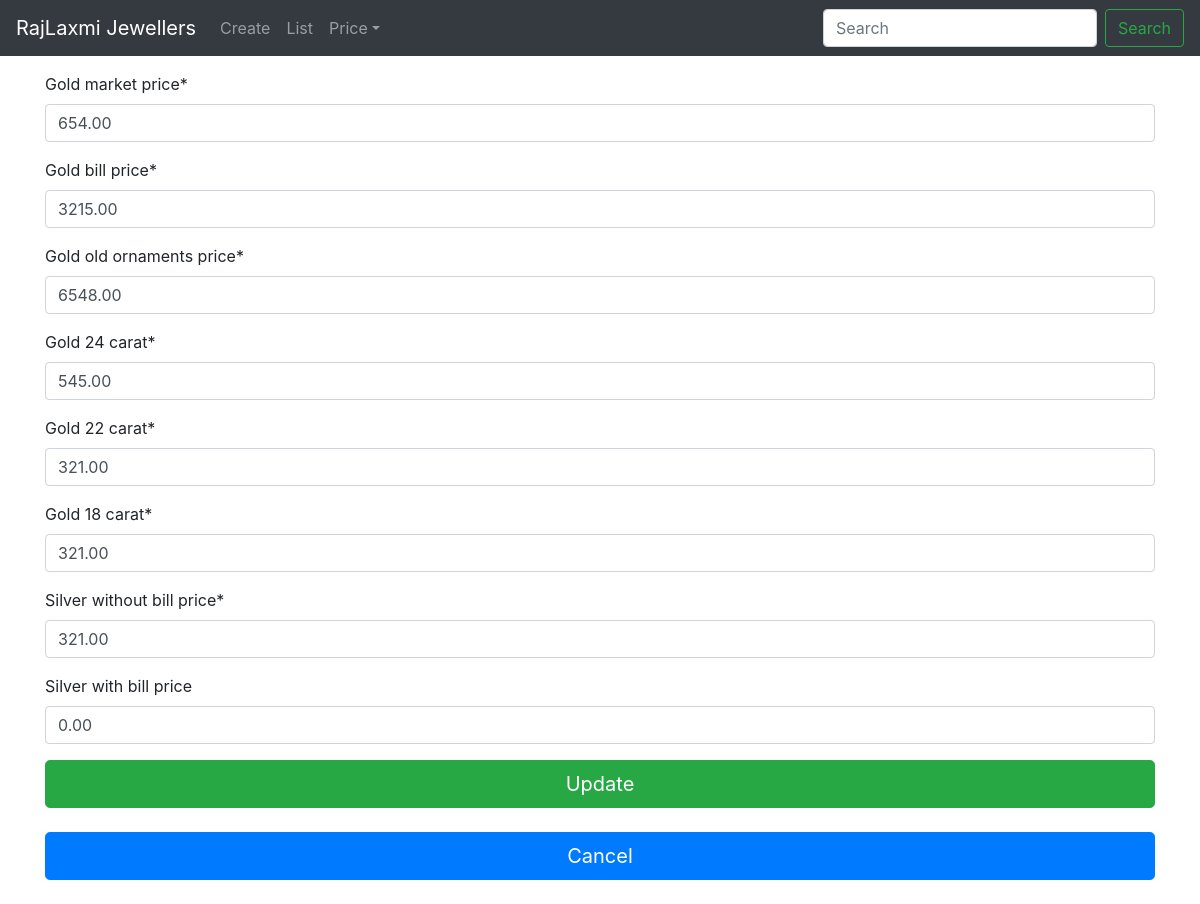
/price/update/1/, run on the app's committed database.
### price/models.py (models this page shows, shortened)
class Price(models.Model):
	gold_market_price = models.DecimalField(max_digits=21, decimal_places=2)
	gold_bill_price = models.DecimalField(max_digits=21, decimal_places=2)
	gold_old_ornaments_price = models.DecimalField(max_digits=21, decimal_places=2)
	gold_24_carat = models.DecimalField(max_digits=21, decimal_places=2)
	gold_22_carat = models.DecimalField(max_digits=21, decimal_places=2)
	gold_18_carat = models.DecimalField(max_digits=21, decimal_places=2)
	silver_without_bill_price = models.DecimalField(max_digits=21, decimal_places=2)
	silver_with_bill_price = models.DecimalField(null=True, blank=True,
												max_digits=21, decimal_places=2,
												default=0.00)
	date_added = models.DateTimeField(auto_now_add=True)

### price/views.py (the view)
# urls.py: path("update/<int:pk>/", UpdatePriceView.as_view(), name="price-update"),
class UpdatePriceView(UpdateView):
	model = Price
	fields = ["gold_market_price", "gold_bill_price",
			  "gold_old_ornaments_price",
			  "gold_24_carat", "gold_22_carat", "gold_18_carat",
			  "silver_without_bill_price", "silver_with_bill_price", ]

### price/templates/price/price_form.html (shortened to what this page needs)
{% extends "base.html" %}
{% load static %}
{% load crispy_forms_tags %}
{% block content %}
	<form method="POST">
		{{ form|crispy }}
		{% if url_name == "price-create" %}
			<input class="btn btn-success btn-lg btn-block" type="submit" value="Create" />
		{% elif url_name == "price-update" %}
			<input class="btn btn-success btn-lg btn-block" type="submit" value="Update" />
		{% endif %}
	</form>
	<br />
	{% if url_name == "price-create" %}
		<a class="btn btn-primary btn-lg btn-block" href="{% url 'price-list' %}">Cancel</a>
	{% elif url_name == "price-update" %}
		<a class="btn btn-primary btn-lg btn-block" href="{% url 'price-detail' object.id %}">Cancel</a>
	{% endif %}
	<br />
{% endblock content %}

### data on the page
Price: gold_market_price "654.00", gold_bill_price "3215.00", gold_old_ornaments_price "6548.00", gold_24_carat "545.00", gold_22_carat "321.00", gold_18_carat "321.00", silver_without_bill_price "321.00", silver_with_bill_price "0.00"
